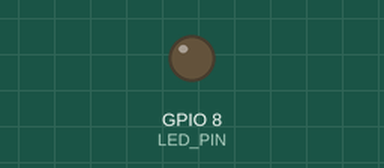
Recording of a sketch running on a simulated ESP32-C3. On the bench: output pins drawn as LEDs (lit = HIGH). What the sketch prints to the serial monitor is not drawn.

Above: at 3.13 s.
At 5.7 s:
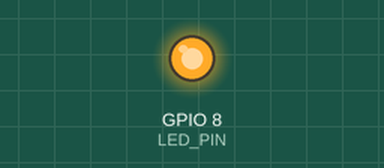
Timing chart, 0 to 9.8 s (numbered marks = the images above):
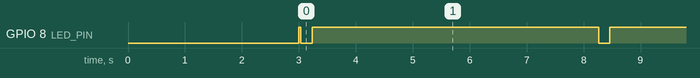

The sketch:

i2c_scanner.ino
```cpp
// I2C Scanner for ESP32-C3
// Scans I2C bus and reports found devices

#include <Wire.h>

#define SDA_PIN 6
#define SCL_PIN 7
#define LED_PIN 8

void setup() {
  Serial.begin(115200);
  delay(3000);  // Wait for USB-CDC

  Serial.println("\n\n=== I2C Scanner ===");
  Serial.println("SDA=GPIO6, SCL=GPIO7");
  Serial.flush();

  pinMode(LED_PIN, OUTPUT);
  digitalWrite(LED_PIN, HIGH);

  Wire.begin(SDA_PIN, SCL_PIN);
  Serial.println("I2C initialized");
  Serial.flush();
}

void loop() {
  Serial.println("\nScanning I2C bus...");
  Serial.flush();

  int devicesFound = 0;

  for (byte address = 1; address < 127; address++) {
    Wire.beginTransmission(address);
    byte error = Wire.endTransmission();

    if (error == 0) {
      Serial.print("Device found at 0x");
      if (address < 16) Serial.print("0");
      Serial.print(address, HEX);

      // Common device identification
      if (address == 0x3C || address == 0x3D) {
        Serial.print(" (OLED SSD1306/SH1106)");
      } else if (address >= 0x20 && address <= 0x27) {
        Serial.print(" (PCF8574 I/O Expander)");
      } else if (address >= 0x48 && address <= 0x4F) {
        Serial.print(" (PCF8591/ADS1115 ADC)");
      } else if (address == 0x68 || address == 0x69) {
        Serial.print(" (MPU6050/DS3231)");
      }
      Serial.println();
      devicesFound++;
    } else if (error == 4) {
      Serial.print("Error at 0x");
      if (address < 16) Serial.print("0");
      Serial.println(address, HEX);
    }
  }

  Serial.print("\nTotal devices found: ");
  Serial.println(devicesFound);

  if (devicesFound == 0) {
    Serial.println("WARNING: No I2C devices found!");
    Serial.println("Check wiring: SDA->GPIO6, SCL->GPIO7, VCC->3.3V, GND->GND");
  }

  Serial.flush();

  // Blink LED to show we're alive
  digitalWrite(LED_PIN, LOW);
  delay(200);
  digitalWrite(LED_PIN, HIGH);

  delay(5000);  // Scan every 5 seconds
}
```

Measured:
- by itself, GPIO 8 (LED_PIN): alternates HIGH for 5.0 s and LOW for 0.20 s
